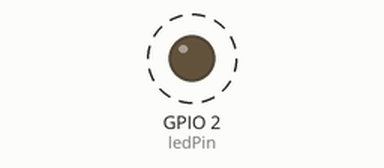
Recording of a sketch running on a simulated ESP32. Parts: output pins drawn as LEDs (lit = HIGH). Dashed ring = blinking.

Above: at 0.5 s.
Timing chart, 0 to 4.6 s (numbered marks = the images above):
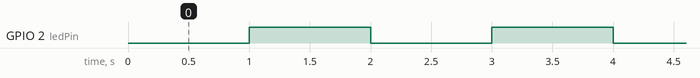

Measured:
- by itself, GPIO 2 (ledPin): alternates HIGH for 1.0 s and LOW for 1.0 s

The sketch:

lab02.ino
```cpp
// 定义LED引脚，ESP32开发板板载LED默认连接GPIO2
const int ledPin = 2;

// 记录上一次LED状态切换的系统时间（毫秒）
unsigned long previousTime = 0;
// 状态切换间隔：1000毫秒 = 1秒
const unsigned long blinkInterval = 1000;
// 保存LED当前电平状态
bool ledState = LOW;

void setup() {
  // 初始化串口通信，波特率115200，用于串口监视器调试
  Serial.begin(115200);
  // 将LED引脚配置为输出模式
  pinMode(ledPin, OUTPUT);
  // 上电默认熄灭LED
  digitalWrite(ledPin, LOW);
}

void loop() {
  // 获取系统当前运行总毫秒数
  unsigned long currentTime = millis();

  // 判断是否达到1秒间隔，满足则翻转LED亮灭
  if(currentTime - previousTime >= blinkInterval)
  {
    // 更新时间戳
    previousTime = currentTime;
    // 电平取反：亮变灭、灭变亮
    ledState = !ledState;
    digitalWrite(ledPin, ledState);
  }
  // 本程序无delay阻塞，loop可以同时运行其他任务
}
```
